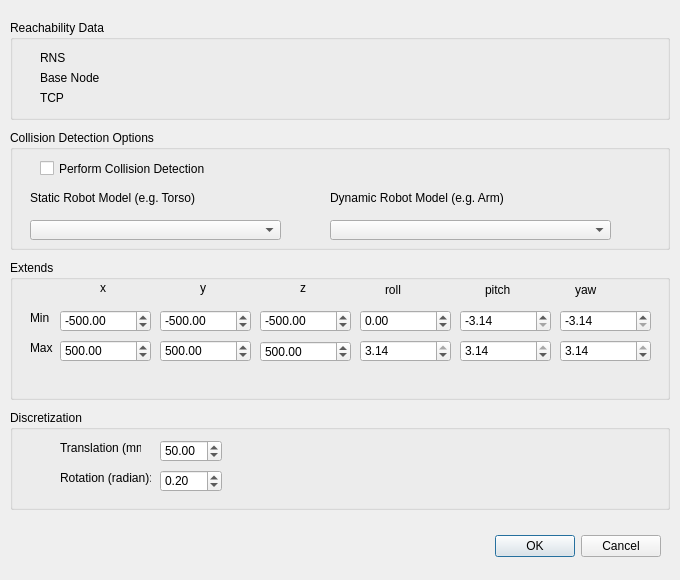
<?xml version="1.0" encoding="UTF-8"?>
<ui version="4.0">
 <class>ReachabilityCreate</class>
 <widget class="QDialog" name="ReachabilityCreate">
  <property name="windowModality">
   <enum>Qt::NonModal</enum>
  </property>
  <property name="geometry">
   <rect>
    <x>0</x>
    <y>0</y>
    <width>680</width>
    <height>580</height>
   </rect>
  </property>
  <property name="sizePolicy">
   <sizepolicy hsizetype="Fixed" vsizetype="Fixed">
    <horstretch>0</horstretch>
    <verstretch>0</verstretch>
   </sizepolicy>
  </property>
  <property name="minimumSize">
   <size>
    <width>680</width>
    <height>580</height>
   </size>
  </property>
  <property name="baseSize">
   <size>
    <width>680</width>
    <height>580</height>
   </size>
  </property>
  <property name="windowTitle">
   <string>Create Reachability Data</string>
  </property>
  <property name="modal">
   <bool>true</bool>
  </property>
  <widget class="QDialogButtonBox" name="buttonBox">
   <property name="geometry">
    <rect>
     <x>320</x>
     <y>530</y>
     <width>341</width>
     <height>32</height>
    </rect>
   </property>
   <property name="orientation">
    <enum>Qt::Horizontal</enum>
   </property>
   <property name="standardButtons">
    <set>QDialogButtonBox::Cancel|QDialogButtonBox::Ok</set>
   </property>
  </widget>
  <widget class="QGroupBox" name="groupBox_3">
   <property name="geometry">
    <rect>
     <x>10</x>
     <y>410</y>
     <width>660</width>
     <height>100</height>
    </rect>
   </property>
   <property name="sizePolicy">
    <sizepolicy hsizetype="Fixed" vsizetype="Fixed">
     <horstretch>0</horstretch>
     <verstretch>0</verstretch>
    </sizepolicy>
   </property>
   <property name="minimumSize">
    <size>
     <width>660</width>
     <height>100</height>
    </size>
   </property>
   <property name="title">
    <string>Discretization</string>
   </property>
   <widget class="QLabel" name="label_5">
    <property name="geometry">
     <rect>
      <x>50</x>
      <y>30</y>
      <width>81</width>
      <height>16</height>
     </rect>
    </property>
    <property name="text">
     <string>Translation (mm):</string>
    </property>
   </widget>
   <widget class="QLabel" name="label_6">
    <property name="geometry">
     <rect>
      <x>50</x>
      <y>60</y>
      <width>91</width>
      <height>16</height>
     </rect>
    </property>
    <property name="text">
     <string>Rotation (radian):</string>
    </property>
   </widget>
   <widget class="QDoubleSpinBox" name="doubleSpinBoxDiscrTrans">
    <property name="geometry">
     <rect>
      <x>150</x>
      <y>30</y>
      <width>62</width>
      <height>22</height>
     </rect>
    </property>
    <property name="minimum">
     <double>1.000000000000000</double>
    </property>
    <property name="maximum">
     <double>1000.000000000000000</double>
    </property>
    <property name="value">
     <double>50.000000000000000</double>
    </property>
   </widget>
   <widget class="QDoubleSpinBox" name="doubleSpinBoxDiscrRot">
    <property name="geometry">
     <rect>
      <x>150</x>
      <y>60</y>
      <width>62</width>
      <height>22</height>
     </rect>
    </property>
    <property name="minimum">
     <double>0.010000000000000</double>
    </property>
    <property name="maximum">
     <double>3.140000000000000</double>
    </property>
    <property name="singleStep">
     <double>0.010000000000000</double>
    </property>
    <property name="value">
     <double>0.200000000000000</double>
    </property>
   </widget>
  </widget>
  <widget class="QGroupBox" name="groupBox_2">
   <property name="geometry">
    <rect>
     <x>10</x>
     <y>260</y>
     <width>660</width>
     <height>140</height>
    </rect>
   </property>
   <property name="sizePolicy">
    <sizepolicy hsizetype="Fixed" vsizetype="Fixed">
     <horstretch>0</horstretch>
     <verstretch>0</verstretch>
    </sizepolicy>
   </property>
   <property name="minimumSize">
    <size>
     <width>660</width>
     <height>140</height>
    </size>
   </property>
   <property name="title">
    <string>Extends</string>
   </property>
   <widget class="QLabel" name="label_3">
    <property name="geometry">
     <rect>
      <x>90</x>
      <y>20</y>
      <width>16</width>
      <height>16</height>
     </rect>
    </property>
    <property name="text">
     <string>x</string>
    </property>
   </widget>
   <widget class="QLabel" name="label_4">
    <property name="geometry">
     <rect>
      <x>20</x>
      <y>50</y>
      <width>31</width>
      <height>16</height>
     </rect>
    </property>
    <property name="text">
     <string>Min</string>
    </property>
   </widget>
   <widget class="QDoubleSpinBox" name="doubleSpinBoxMinX">
    <property name="geometry">
     <rect>
      <x>50</x>
      <y>50</y>
      <width>91</width>
      <height>22</height>
     </rect>
    </property>
    <property name="minimum">
     <double>-10000.000000000000000</double>
    </property>
    <property name="maximum">
     <double>10000.000000000000000</double>
    </property>
    <property name="singleStep">
     <double>0.100000000000000</double>
    </property>
    <property name="value">
     <double>-500.000000000000000</double>
    </property>
   </widget>
   <widget class="QLabel" name="label_7">
    <property name="geometry">
     <rect>
      <x>20</x>
      <y>80</y>
      <width>31</width>
      <height>16</height>
     </rect>
    </property>
    <property name="text">
     <string>Max</string>
    </property>
   </widget>
   <widget class="QDoubleSpinBox" name="doubleSpinBoxMaxX">
    <property name="geometry">
     <rect>
      <x>50</x>
      <y>80</y>
      <width>91</width>
      <height>22</height>
     </rect>
    </property>
    <property name="minimum">
     <double>-10000.000000000000000</double>
    </property>
    <property name="maximum">
     <double>10000.000000000000000</double>
    </property>
    <property name="singleStep">
     <double>0.100000000000000</double>
    </property>
    <property name="value">
     <double>500.000000000000000</double>
    </property>
   </widget>
   <widget class="QLabel" name="label_8">
    <property name="geometry">
     <rect>
      <x>190</x>
      <y>20</y>
      <width>16</width>
      <height>16</height>
     </rect>
    </property>
    <property name="text">
     <string>y</string>
    </property>
   </widget>
   <widget class="QDoubleSpinBox" name="doubleSpinBoxMaxY">
    <property name="geometry">
     <rect>
      <x>150</x>
      <y>80</y>
      <width>91</width>
      <height>22</height>
     </rect>
    </property>
    <property name="minimum">
     <double>-10000.000000000000000</double>
    </property>
    <property name="maximum">
     <double>10000.000000000000000</double>
    </property>
    <property name="singleStep">
     <double>0.100000000000000</double>
    </property>
    <property name="value">
     <double>500.000000000000000</double>
    </property>
   </widget>
   <widget class="QDoubleSpinBox" name="doubleSpinBoxMinY">
    <property name="geometry">
     <rect>
      <x>150</x>
      <y>50</y>
      <width>91</width>
      <height>22</height>
     </rect>
    </property>
    <property name="minimum">
     <double>-10000.000000000000000</double>
    </property>
    <property name="maximum">
     <double>10000.000000000000000</double>
    </property>
    <property name="singleStep">
     <double>0.100000000000000</double>
    </property>
    <property name="value">
     <double>-500.000000000000000</double>
    </property>
   </widget>
   <widget class="QLabel" name="label_9">
    <property name="geometry">
     <rect>
      <x>290</x>
      <y>20</y>
      <width>16</width>
      <height>16</height>
     </rect>
    </property>
    <property name="text">
     <string>z</string>
    </property>
   </widget>
   <widget class="QDoubleSpinBox" name="doubleSpinBoxMaxZ">
    <property name="geometry">
     <rect>
      <x>250</x>
      <y>81</y>
      <width>91</width>
      <height>21</height>
     </rect>
    </property>
    <property name="minimum">
     <double>-10000.000000000000000</double>
    </property>
    <property name="maximum">
     <double>10000.000000000000000</double>
    </property>
    <property name="singleStep">
     <double>0.100000000000000</double>
    </property>
    <property name="value">
     <double>500.000000000000000</double>
    </property>
   </widget>
   <widget class="QDoubleSpinBox" name="doubleSpinBoxMinZ">
    <property name="geometry">
     <rect>
      <x>250</x>
      <y>50</y>
      <width>91</width>
      <height>22</height>
     </rect>
    </property>
    <property name="minimum">
     <double>-10000.000000000000000</double>
    </property>
    <property name="maximum">
     <double>10000.000000000000000</double>
    </property>
    <property name="singleStep">
     <double>0.100000000000000</double>
    </property>
    <property name="value">
     <double>-500.000000000000000</double>
    </property>
   </widget>
   <widget class="QLabel" name="label_10">
    <property name="geometry">
     <rect>
      <x>375</x>
      <y>20</y>
      <width>31</width>
      <height>20</height>
     </rect>
    </property>
    <property name="text">
     <string>roll</string>
    </property>
   </widget>
   <widget class="QDoubleSpinBox" name="doubleSpinBoxMaxRo">
    <property name="geometry">
     <rect>
      <x>350</x>
      <y>80</y>
      <width>91</width>
      <height>22</height>
     </rect>
    </property>
    <property name="minimum">
     <double>-3.140000000000000</double>
    </property>
    <property name="maximum">
     <double>3.140000000000000</double>
    </property>
    <property name="singleStep">
     <double>0.010000000000000</double>
    </property>
    <property name="value">
     <double>3.140000000000000</double>
    </property>
   </widget>
   <widget class="QDoubleSpinBox" name="doubleSpinBoxMinRo">
    <property name="geometry">
     <rect>
      <x>350</x>
      <y>50</y>
      <width>91</width>
      <height>22</height>
     </rect>
    </property>
    <property name="minimum">
     <double>-3.140000000000000</double>
    </property>
    <property name="maximum">
     <double>3.140000000000000</double>
    </property>
    <property name="singleStep">
     <double>0.010000000000000</double>
    </property>
    <property name="value">
     <double>0.000000000000000</double>
    </property>
   </widget>
   <widget class="QLabel" name="label_11">
    <property name="geometry">
     <rect>
      <x>475</x>
      <y>20</y>
      <width>31</width>
      <height>20</height>
     </rect>
    </property>
    <property name="text">
     <string>pitch</string>
    </property>
   </widget>
   <widget class="QDoubleSpinBox" name="doubleSpinBoxMaxPi">
    <property name="geometry">
     <rect>
      <x>450</x>
      <y>80</y>
      <width>91</width>
      <height>22</height>
     </rect>
    </property>
    <property name="minimum">
     <double>-3.140000000000000</double>
    </property>
    <property name="maximum">
     <double>3.140000000000000</double>
    </property>
    <property name="singleStep">
     <double>0.010000000000000</double>
    </property>
    <property name="value">
     <double>3.140000000000000</double>
    </property>
   </widget>
   <widget class="QDoubleSpinBox" name="doubleSpinBoxMinPi">
    <property name="geometry">
     <rect>
      <x>450</x>
      <y>50</y>
      <width>91</width>
      <height>22</height>
     </rect>
    </property>
    <property name="minimum">
     <double>-3.140000000000000</double>
    </property>
    <property name="maximum">
     <double>3.140000000000000</double>
    </property>
    <property name="singleStep">
     <double>0.010000000000000</double>
    </property>
    <property name="value">
     <double>-3.140000000000000</double>
    </property>
   </widget>
   <widget class="QLabel" name="label_12">
    <property name="geometry">
     <rect>
      <x>565</x>
      <y>20</y>
      <width>41</width>
      <height>20</height>
     </rect>
    </property>
    <property name="text">
     <string>yaw</string>
    </property>
   </widget>
   <widget class="QDoubleSpinBox" name="doubleSpinBoxMaxYa">
    <property name="geometry">
     <rect>
      <x>550</x>
      <y>80</y>
      <width>91</width>
      <height>22</height>
     </rect>
    </property>
    <property name="minimum">
     <double>-3.140000000000000</double>
    </property>
    <property name="maximum">
     <double>3.140000000000000</double>
    </property>
    <property name="singleStep">
     <double>0.010000000000000</double>
    </property>
    <property name="value">
     <double>3.140000000000000</double>
    </property>
   </widget>
   <widget class="QDoubleSpinBox" name="doubleSpinBoxMinYa">
    <property name="geometry">
     <rect>
      <x>550</x>
      <y>50</y>
      <width>91</width>
      <height>22</height>
     </rect>
    </property>
    <property name="minimum">
     <double>-3.140000000000000</double>
    </property>
    <property name="maximum">
     <double>3.140000000000000</double>
    </property>
    <property name="singleStep">
     <double>0.010000000000000</double>
    </property>
    <property name="value">
     <double>-3.140000000000000</double>
    </property>
   </widget>
  </widget>
  <widget class="QGroupBox" name="groupBox_4">
   <property name="geometry">
    <rect>
     <x>10</x>
     <y>20</y>
     <width>660</width>
     <height>100</height>
    </rect>
   </property>
   <property name="sizePolicy">
    <sizepolicy hsizetype="Fixed" vsizetype="Fixed">
     <horstretch>0</horstretch>
     <verstretch>0</verstretch>
    </sizepolicy>
   </property>
   <property name="minimumSize">
    <size>
     <width>660</width>
     <height>100</height>
    </size>
   </property>
   <property name="title">
    <string>Reachability Data</string>
   </property>
   <widget class="QLabel" name="labelBaseNode">
    <property name="geometry">
     <rect>
      <x>30</x>
      <y>50</y>
      <width>391</width>
      <height>16</height>
     </rect>
    </property>
    <property name="text">
     <string>Base Node</string>
    </property>
   </widget>
   <widget class="QLabel" name="labelTCP">
    <property name="geometry">
     <rect>
      <x>30</x>
      <y>70</y>
      <width>391</width>
      <height>16</height>
     </rect>
    </property>
    <property name="text">
     <string>TCP</string>
    </property>
   </widget>
   <widget class="QLabel" name="labelRNS">
    <property name="geometry">
     <rect>
      <x>30</x>
      <y>30</y>
      <width>391</width>
      <height>16</height>
     </rect>
    </property>
    <property name="text">
     <string>RNS</string>
    </property>
   </widget>
  </widget>
  <widget class="QGroupBox" name="groupBox">
   <property name="geometry">
    <rect>
     <x>10</x>
     <y>130</y>
     <width>660</width>
     <height>120</height>
    </rect>
   </property>
   <property name="sizePolicy">
    <sizepolicy hsizetype="Fixed" vsizetype="Fixed">
     <horstretch>0</horstretch>
     <verstretch>0</verstretch>
    </sizepolicy>
   </property>
   <property name="minimumSize">
    <size>
     <width>660</width>
     <height>120</height>
    </size>
   </property>
   <property name="title">
    <string>Collision Detection Options</string>
   </property>
   <widget class="QComboBox" name="comboBoxColModelStatic">
    <property name="geometry">
     <rect>
      <x>20</x>
      <y>90</y>
      <width>251</width>
      <height>20</height>
     </rect>
    </property>
   </widget>
   <widget class="QLabel" name="label">
    <property name="geometry">
     <rect>
      <x>20</x>
      <y>60</y>
      <width>181</width>
      <height>16</height>
     </rect>
    </property>
    <property name="text">
     <string>Static Robot Model (e.g. Torso)</string>
    </property>
   </widget>
   <widget class="QLabel" name="label_2">
    <property name="geometry">
     <rect>
      <x>320</x>
      <y>60</y>
      <width>221</width>
      <height>16</height>
     </rect>
    </property>
    <property name="text">
     <string>Dynamic Robot Model (e.g. Arm)</string>
    </property>
   </widget>
   <widget class="QComboBox" name="comboBoxColModelDynamic">
    <property name="geometry">
     <rect>
      <x>320</x>
      <y>90</y>
      <width>281</width>
      <height>20</height>
     </rect>
    </property>
   </widget>
   <widget class="QCheckBox" name="checkBoxColDetecion">
    <property name="geometry">
     <rect>
      <x>30</x>
      <y>30</y>
      <width>261</width>
      <height>17</height>
     </rect>
    </property>
    <property name="text">
     <string>Perform Collision Detection</string>
    </property>
   </widget>
  </widget>
 </widget>
 <resources/>
 <connections>
  <connection>
   <sender>buttonBox</sender>
   <signal>accepted()</signal>
   <receiver>ReachabilityCreate</receiver>
   <slot>accept()</slot>
   <hints>
    <hint type="sourcelabel">
     <x>248</x>
     <y>254</y>
    </hint>
    <hint type="destinationlabel">
     <x>157</x>
     <y>274</y>
    </hint>
   </hints>
  </connection>
  <connection>
   <sender>buttonBox</sender>
   <signal>rejected()</signal>
   <receiver>ReachabilityCreate</receiver>
   <slot>reject()</slot>
   <hints>
    <hint type="sourcelabel">
     <x>316</x>
     <y>260</y>
    </hint>
    <hint type="destinationlabel">
     <x>286</x>
     <y>274</y>
    </hint>
   </hints>
  </connection>
 </connections>
</ui>
